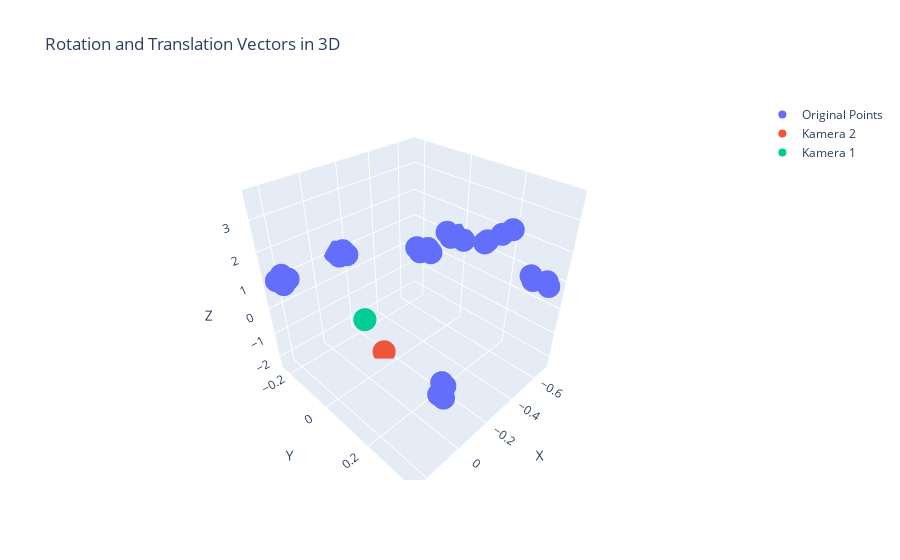

Notebook code for this chart:
### Code cell
#pip install plotly

import plotly.graph_objs as go


# Create a 3D scatter plot
fig = go.Figure(data=[go.Scatter3d(x=coords['x'], y=coords['y'], z=coords['z'], mode='markers', name='Original Points'),
                      go.Scatter3d(x=t[0]*faktor, y=t[1]*faktor, z=t[2]*faktor,
                                   mode='markers', name='Kamera 2'),
                      go.Scatter3d(x=[0], y=[0], z=[0], mode='markers', name='Kamera 1')])

# Add labels to the plot
fig.update_layout(scene=dict(xaxis_title='X', yaxis_title='Y', zaxis_title='Z'),
                  title='Rotation and Translation Vectors in 3D')

fig.show()

### Figure 1 — Plotly figure (JSON) as saved in the notebook; plotly's stock layout.template omitted (floating-point values rounded to 4 significant figures)
{"data": [{"mode": "markers", "name": "Original Points", "type": "scatter3d", "x": [0.2436, 0.2373, 0.1985, 0.2029, -0.06396, -0.007853, -0.00238, -0.05129, -0.1174, -0.1097, -0.147, -0.1563, -0.6267, -0.6003, -0.6101, -0.6372, -0.6395, -0.6616, -0.6921, -0.668, -0.3049, -0.4414, -0.2734, -0.4245, -0.2501, -0.4557, -0.2895, -0.4739], "y": [-0.2, -0.1672, -0.1846, -0.2172, 0.2773, 0.2988, 0.3193, 0.2956, -0.2303, -0.2007, -0.1923, -0.2212, 0.3005, 0.318, 0.3669, 0.3511, -0.02466, 0.02056, -0.01134, -0.05749, 0.2748, -0.06145, 0.3561, -0.03584, 0.3382, -0.006532, 0.2739, -0.03149], "z": [1.185, 1.191, 1.181, 1.174, -0.9157, -0.9511, -0.9037, -0.8547, 1.06, 1.056, 1.041, 1.048, 1.102, 1.097, 1.093, 1.099, 1.11, 1.117, 1.116, 1.108, 2.988, 1.069, 3.675, 1.065, 3.543, 1.072, 2.962, 1.077]}, {"mode": "markers", "name": "Kamera 2", "type": "scatter3d", "x": [-0.1649], "y": [-0.04474], "z": [-2.275]}, {"mode": "markers", "name": "Kamera 1", "type": "scatter3d", "x": [0], "y": [0], "z": [0]}], "layout": {"scene": {"xaxis": {"title": {"text": "X"}}, "yaxis": {"title": {"text": "Y"}}, "zaxis": {"title": {"text": "Z"}}}, "title": {"text": "Rotation and Translation Vectors in 3D"}}}
